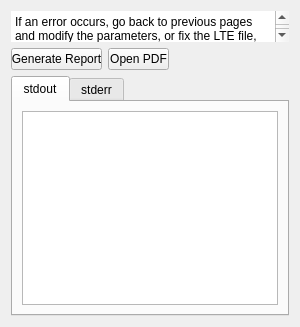
  <widget class="PageGenReportTest1" name="wizardPage_test1">
   <property name="title">
    <string>First Test</string>
   </property>
   <property name="subTitle">
    <string>Try generating a report to see if no error message shows up.</string>
   </property>
   <layout class="QVBoxLayout" name="verticalLayout_7">
    <item>
     <widget class="QTextBrowser" name="textBrowser_7">
      <property name="sizePolicy">
       <sizepolicy hsizetype="Preferred" vsizetype="Preferred">
        <horstretch>0</horstretch>
        <verstretch>0</verstretch>
       </sizepolicy>
      </property>
      <property name="minimumSize">
       <size>
        <width>0</width>
        <height>0</height>
       </size>
      </property>
      <property name="maximumSize">
       <size>
        <width>16777215</width>
        <height>31</height>
       </size>
      </property>
      <property name="frameShape">
       <enum>QFrame::NoFrame</enum>
      </property>
      <property name="frameShadow">
       <enum>QFrame::Plain</enum>
      </property>
      <property name="sizeAdjustPolicy">
       <enum>QAbstractScrollArea::AdjustToContentsOnFirstShow</enum>
      </property>
      <property name="html">
       <string>&lt;!DOCTYPE HTML PUBLIC &quot;-//W3C//DTD HTML 4.0//EN&quot; &quot;http://www.w3.org/TR/REC-html40/strict.dtd&quot;&gt;
&lt;html&gt;&lt;head&gt;&lt;meta name=&quot;qrichtext&quot; content=&quot;1&quot; /&gt;&lt;style type=&quot;text/css&quot;&gt;
p, li { white-space: pre-wrap; }
&lt;/style&gt;&lt;/head&gt;&lt;body style=&quot; font-family:'Sans Serif'; font-size:9pt; font-weight:400; font-style:normal;&quot;&gt;
&lt;p style=&quot; margin-top:0px; margin-bottom:0px; margin-left:0px; margin-right:0px; -qt-block-indent:0; text-indent:0px;&quot;&gt;If an error occurs, go back to previous pages and modify the parameters, or fix the LTE file, until no error occurs.&lt;/p&gt;&lt;/body&gt;&lt;/html&gt;</string>
      </property>
     </widget>
    </item>
    <item>
     <layout class="QHBoxLayout" name="horizontalLayout_33">
      <item>
       <widget class="QPushButton" name="pushButton_gen_test1">
        <property name="maximumSize">
         <size>
          <width>91</width>
          <height>16777215</height>
         </size>
        </property>
        <property name="text">
         <string>Generate Report</string>
        </property>
       </widget>
      </item>
      <item>
       <widget class="QPushButton" name="pushButton_open_pdf_test1">
        <property name="maximumSize">
         <size>
          <width>61</width>
          <height>16777215</height>
         </size>
        </property>
        <property name="text">
         <string>Open PDF</string>
        </property>
       </widget>
      </item>
      <item>
       <spacer name="horizontalSpacer_26">
        <property name="orientation">
         <enum>Qt::Horizontal</enum>
        </property>
        <property name="sizeHint" stdset="0">
         <size>
          <width>40</width>
          <height>20</height>
         </size>
        </property>
       </spacer>
      </item>
     </layout>
    </item>
    <item>
     <widget class="QTabWidget" name="tabWidget_std_test1">
      <property name="currentIndex">
       <number>0</number>
      </property>
      <widget class="QWidget" name="tab">
       <attribute name="title">
        <string>stdout</string>
       </attribute>
       <layout class="QVBoxLayout" name="verticalLayout_14">
        <item>
         <widget class="QListView" name="listView_stdout_test1"/>
        </item>
       </layout>
      </widget>
      <widget class="QWidget" name="tab_2">
       <attribute name="title">
        <string>stderr</string>
       </attribute>
       <layout class="QVBoxLayout" name="verticalLayout_13">
        <item>
         <widget class="QListView" name="listView_stderr_test1"/>
        </item>
       </layout>
      </widget>
     </widget>
    </item>
   </layout>
  </widget>
